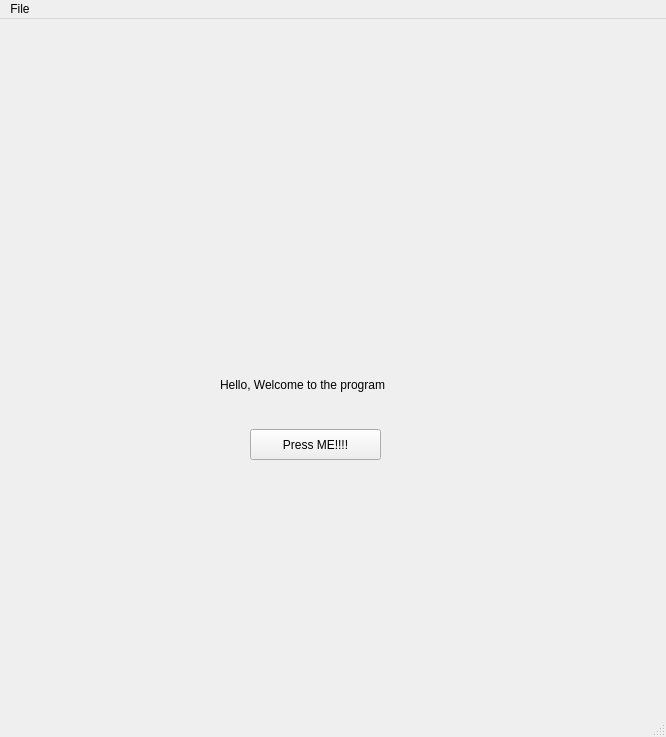
<?xml version="1.0" encoding="UTF-8"?>
<ui version="4.0">
 <class>MainWindow</class>
 <widget class="QMainWindow" name="MainWindow">
  <property name="geometry">
   <rect>
    <x>0</x>
    <y>0</y>
    <width>666</width>
    <height>737</height>
   </rect>
  </property>
  <property name="windowTitle">
   <string>MainWindow</string>
  </property>
  <widget class="QWidget" name="centralwidget">
   <widget class="QPushButton" name="button1">
    <property name="geometry">
     <rect>
      <x>250</x>
      <y>410</y>
      <width>131</width>
      <height>31</height>
     </rect>
    </property>
    <property name="text">
     <string>Press ME!!!!</string>
    </property>
   </widget>
   <widget class="QLabel" name="label1">
    <property name="geometry">
     <rect>
      <x>220</x>
      <y>330</y>
      <width>181</width>
      <height>71</height>
     </rect>
    </property>
    <property name="text">
     <string>Hello, Welcome to the program</string>
    </property>
   </widget>
  </widget>
  <widget class="QMenuBar" name="menubar">
   <property name="geometry">
    <rect>
     <x>0</x>
     <y>0</y>
     <width>666</width>
     <height>21</height>
    </rect>
   </property>
   <widget class="QMenu" name="menuFile">
    <property name="title">
     <string>File</string>
    </property>
   </widget>
   <addaction name="menuFile"/>
  </widget>
  <widget class="QStatusBar" name="statusbar"/>
 </widget>
 <resources/>
 <connections/>
</ui>
